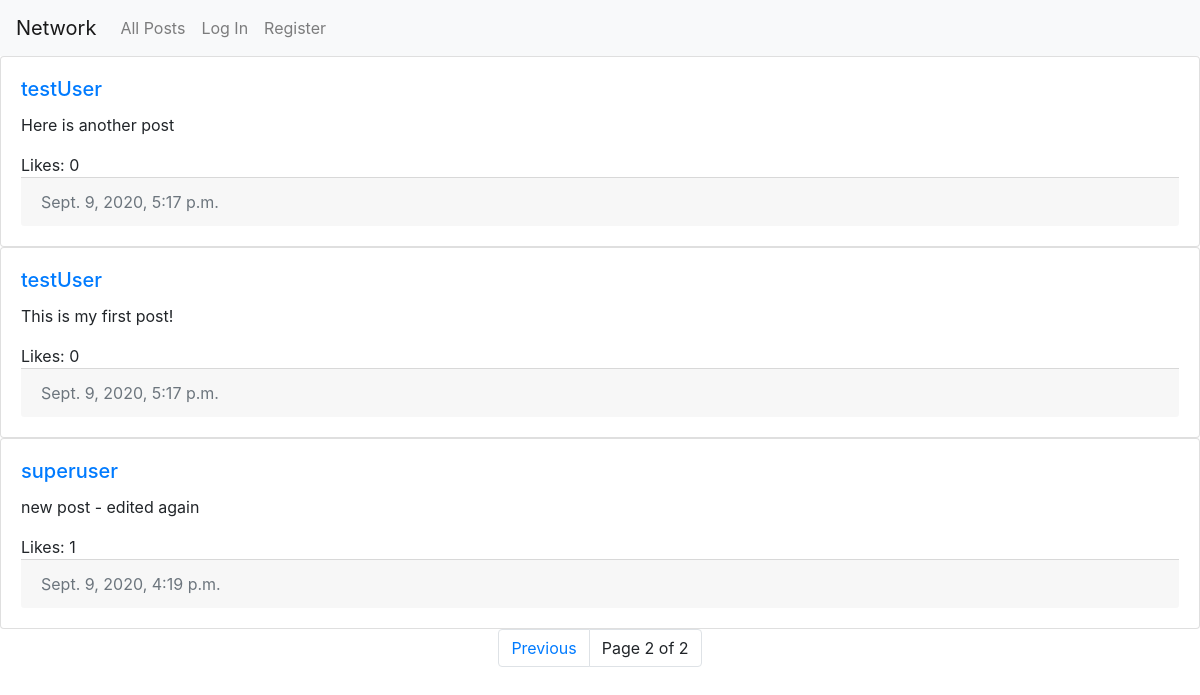
Before: /?page=2 with the older database file.
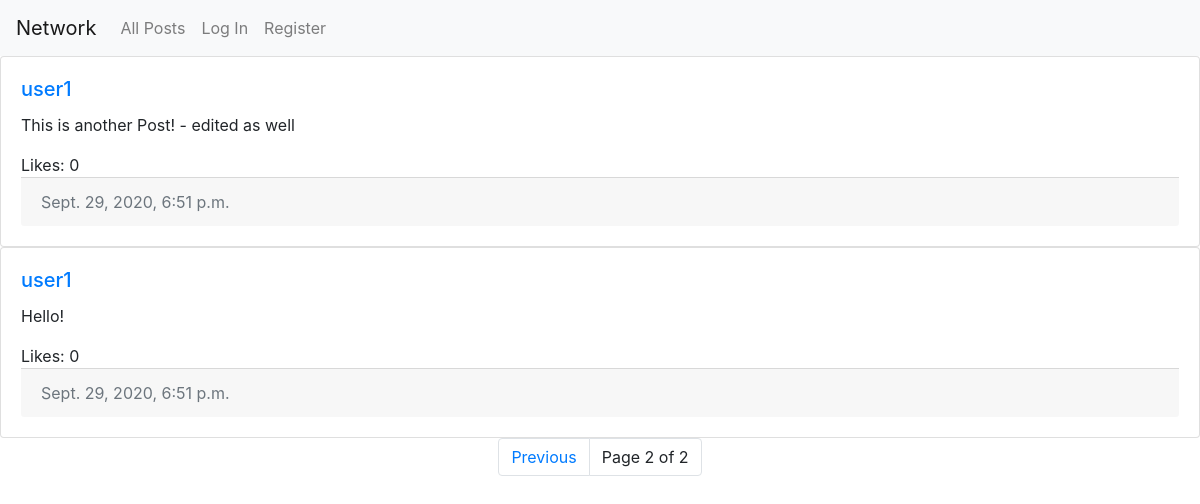
After: the same page with the newer database file.
### network/models.py (models this page shows, shortened)
class Post(models.Model):
    text = models.TextField()
    user = models.ForeignKey(
        "User", on_delete=models.CASCADE, related_name="posts")
    created_at = models.DateTimeField(auto_now_add=True)
    likes = models.ManyToManyField(
        "User", blank=True, related_name="likes")

class User(AbstractUser):
    pass

### network/views.py (the view)
# urls.py: path("", views.index, name="index"),
def index(request):
    posts = Post.objects.all()
    posts = posts.order_by("-created_at")
    posts = pagination(request, posts)
    return render(request, "network/index.html", {
        "posts": posts
    })

### network/views.py (called while the page is built)
def pagination(request, list):
    paginator = Paginator(list, 10)
    page_number = request.GET.get('page')
    paginatedList = paginator.get_page(page_number)
    return paginatedList

### network/templates/network/index.html (shortened to what this page needs)
{% extends "network/layout.html" %} {% load static %} {% block body %}
<div id="posts">
    {% for post in posts %}
    <div  class="card">
        <div class="card-body">
            <h5 class="card-title">
                <a id="author" href="{% url 'profile' post.user.username %}">{{ post.user }}</a>
            </h5>
            <p id="{{post.id}}" class="card-text">{{ post.text }}</p>
            <div id="likes-{{ post.id }}">Likes: {{ post.likes.count }}</div>
            <div class="card-footer text-muted">{{ post.created_at }}</div>
        </div>
    </div>
    {% empty %}
        <div class="alert alert-info" role="alert">There are currently no posts available!</div>
    {% endfor %}
    <ul class="pagination justify-content-center">
        {% if posts.has_previous %}
            <li class="page-item">
            <a class="page-link" href="?page={{ posts.previous_page_number }}" tabindex="-1" >Previous</a>
            </li>
        {% endif %}
        <li class="page-item"><a class="page-link">Page {{ posts.number }} of {{ posts.paginator.num_pages }}</a></li>
    </ul>
</div>
{% endblock %}

### network/templates/network/layout.html (shortened to what this page needs)
{% load static %}
<!DOCTYPE html>
<html lang="en">
    <head>
        <link rel="stylesheet" href="https://stackpath.bootstrapcdn.com/bootstrap/4.4.1/css/bootstrap.min.css">
        <link href="{% static 'network/styles.css' %}" rel="stylesheet">
    </head>
    <body>
        <nav class="navbar navbar-expand-lg navbar-light bg-light">
            <a class="navbar-brand" href="#">Network</a>
            <div>
              <ul class="navbar-nav mr-auto">
                <li class="nav-item">
                  <a id="all-button" class="nav-link" href="{% url 'index' %}" >All Posts</a>
                </li>
                {% if user.is_authenticated %}
                    <li class="nav-item">
                        <a id="following-button" class="nav-link" href="{% url 'following' %}">Following</a>
                    </li>
                    <li class="nav-item">
                        <a class="nav-link" href="{% url 'logout' %}">Log Out</a>
                    </li>
                {% else %}
                    <li class="nav-item">
                        <a class="nav-link" href="{% url 'login' %}">Log In</a>
                    </li>
                    <li class="nav-item">
                        <a class="nav-link" href="{% url 'register' %}">Register</a>
                    </li>
                {% endif %}
              </ul>
            </div>
          </nav>
        <div class="body">
            {% block body %}
            {% endblock %}
        </div>
    </body>
</html>

Changed rows visible on the page:
removed Post: user "testUser", text "Here is another post", likes.count "0", created_at "Sept. 9, 2020, 5:17 p.m."
removed Post: user "testUser", text "This is my first post!", likes.count "0", created_at "Sept. 9, 2020, 5:17 p.m."
removed Post: user "superuser", text "new post - edited again", likes.count "1", created_at "Sept. 9, 2020, 4:19 p.m."
added Post: user "user1", text "This is another Post! - edited as well", likes.count "0", created_at "Sept. 29, 2020, 6:51 p.m."
added Post: user "user1", text "Hello!", likes.count "0", created_at "Sept. 29, 2020, 6:51 p.m."
